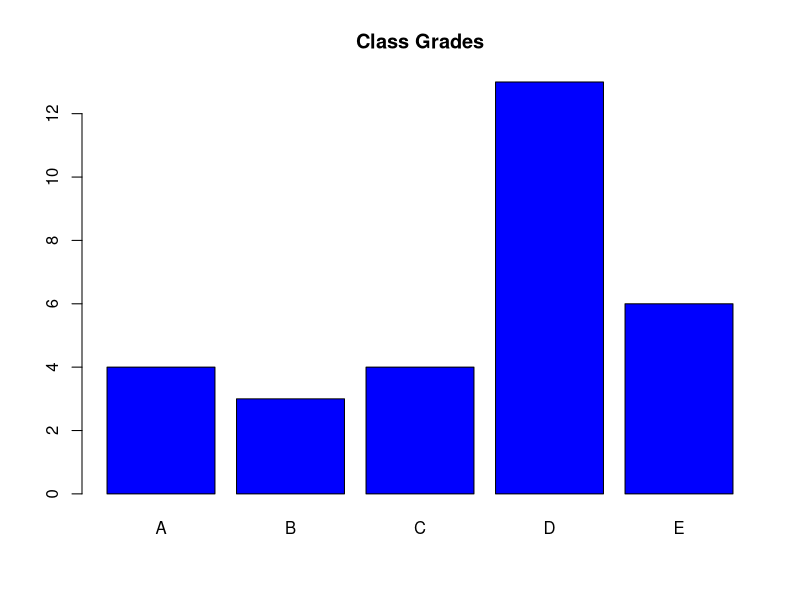
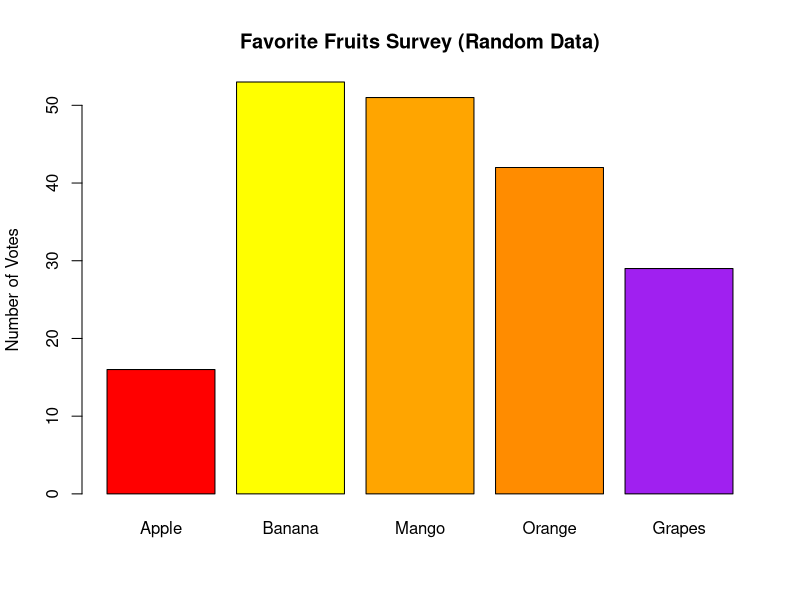
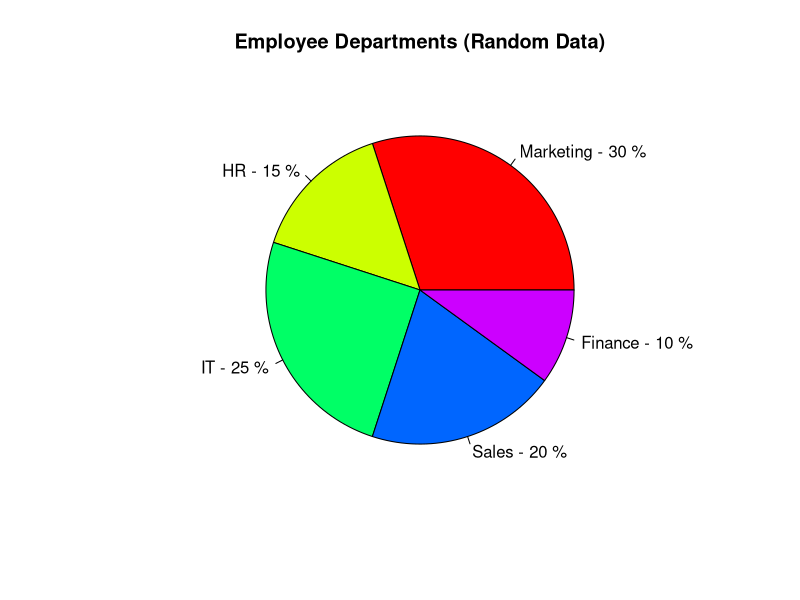
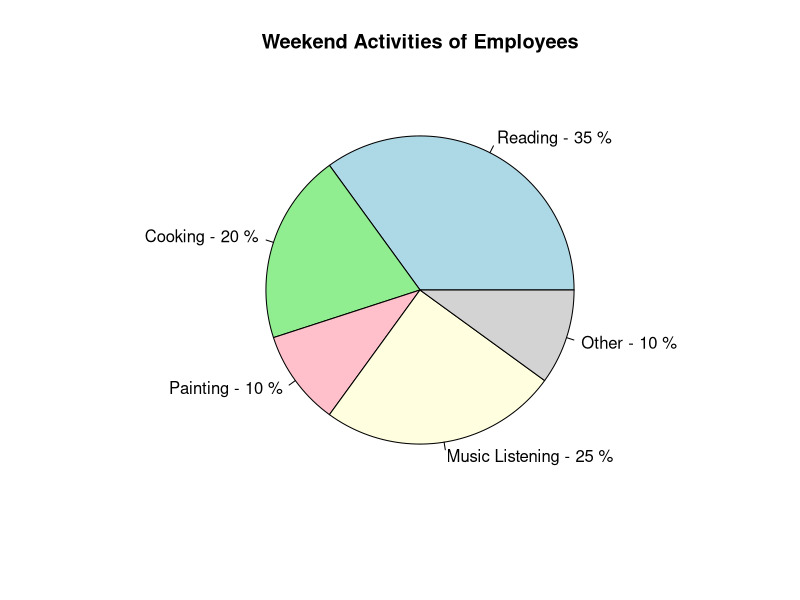

Reproduce these figures in R, in order.
# 1. Generate 30 random marks between 40 and 100
marks <- sample(40:100, 30, replace = TRUE)

# 2. Count how many marks fall into each grade bucket
count_A <- sum(marks >= 90)
count_B <- sum(marks >= 80 & marks <= 89)
count_C <- sum(marks >= 70 & marks <= 79)
count_D <- sum(marks >= 60 & marks <= 69)
count_E <- sum(marks < 60)

# 3. Combine the counts and names together
grade_counts <- c(count_A, count_B, count_C, count_D, count_E)
grade_names <- c("A", "B", "C", "D", "E")

# 4. Draw a simple bar chart
barplot(grade_counts, names.arg = grade_names, col = "blue", main = "Class Grades")

# 5. Calculate and print the average
average_score <- mean(marks)
print(paste("The average score is:", average_score))
# ==========================================
# QUESTION 3: Most and Least Preferred Fruit
# ==========================================
cat("--- QUESTION 3 ---\n")

# 1. Create random data for fruits
fruits <- c("Apple", "Banana", "Mango", "Orange", "Grapes")
# Generate 5 random voting numbers between 10 and 60
fruit_votes <- sample(10:60, 5, replace = TRUE) 

# 2. Draw the Bar Chart
barplot(fruit_votes, 
        names.arg = fruits, 
        col = c("red", "yellow", "orange", "darkorange", "purple"), 
        main = "Favorite Fruits Survey (Random Data)",
        ylab = "Number of Votes")

# 3. Find the most and least preferred
most_preferred <- fruits[which.max(fruit_votes)]
least_preferred <- fruits[which.min(fruit_votes)]

cat("Generated Votes: \n")
print(data.frame(Fruit = fruits, Votes = fruit_votes))
cat("Most Preferred Fruit:", most_preferred, "\n")
cat("Least Preferred Fruit:", least_preferred, "\n\n")


# ==========================================
# QUESTION 4: Marketing Department Employees
# ==========================================
cat("--- QUESTION 4 ---\n")

total_employees <- 200

# 1. Create random percentage data for departments (must sum to 100)
departments <- c("Marketing", "HR", "IT", "Sales", "Finance")
dept_percentages <- c(30, 15, 25, 20, 10) # Using 30% for Marketing as our random example

# 2. Draw a Pie Chart just to visualize it
pie(dept_percentages, 
    labels = paste(departments, "-", dept_percentages, "%"), 
    col = rainbow(length(departments)),
    main = "Employee Departments (Random Data)")

# 3. Calculate how many work in Marketing
# Formula: Total Employees * (Marketing Percentage / 100)
marketing_pct <- dept_percentages[1] # 30%
marketing_count <- total_employees * (marketing_pct / 100)

cat("Total Employees:", total_employees, "\n")
cat("Random Marketing Percentage:", marketing_pct, "%\n")
cat("Number of employees likely in Marketing:", marketing_count, "\n\n")


# ==========================================
# QUESTION 5: Weekend Activities
# ==========================================
cat("--- QUESTION 5 ---\n")

# 1. Use the actual data visible from the image
# Note: 35 + 20 + 10 + 25 = 90. We add a 10% "Other" category to make it a full 100% pie chart.
activities <- c("Reading", "Cooking", "Painting", "Music Listening", "Other")
activity_percentages <- c(35, 20, 10, 25, 10)

# 2. Draw the Pie Chart
pie(activity_percentages, 
    labels = paste(activities, "-", activity_percentages, "%"), 
    col = c("lightblue", "lightgreen", "pink", "lightyellow", "lightgray"),
    main = "Weekend Activities of Employees")

# 3. Find the most common activity (the one with the highest percentage)
most_common_activity <- activities[which.max(activity_percentages)]

cat("According to the chart data, the most common activity is:", most_common_activity, "\n")
